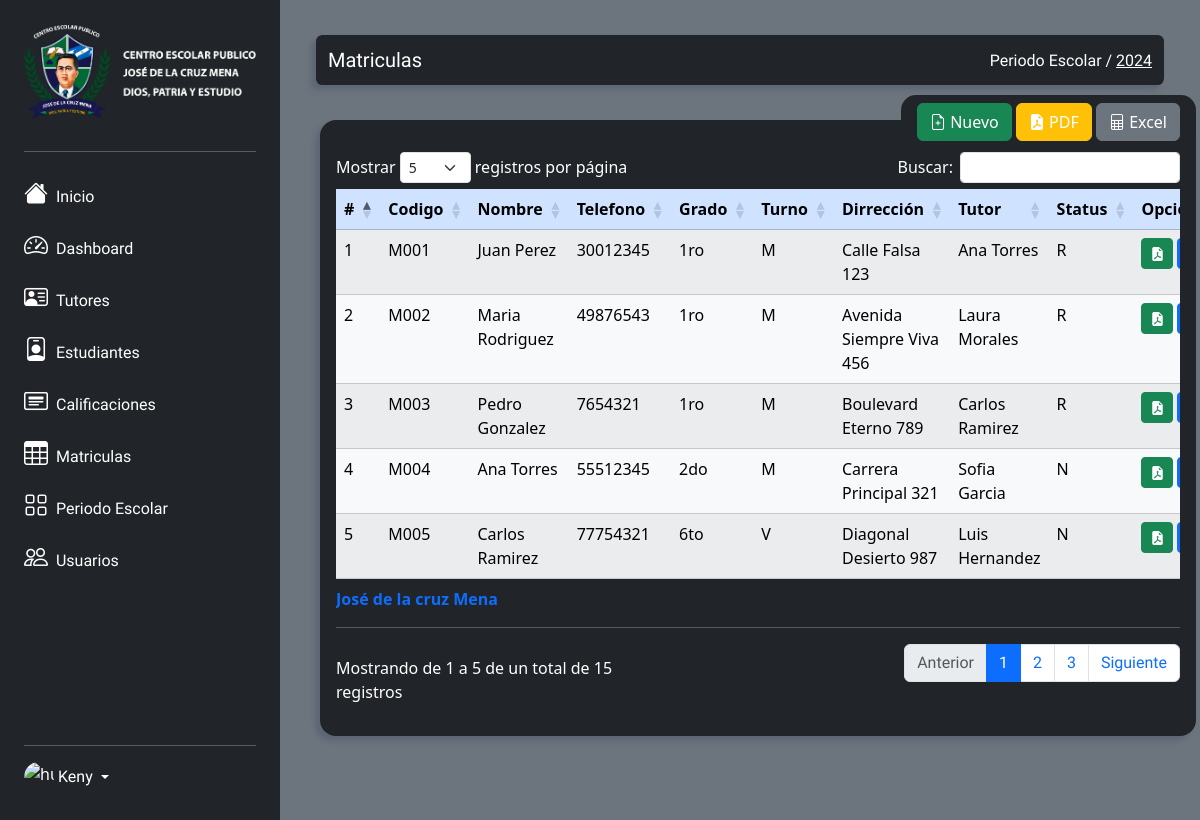
The app's page /views/registration.view.php (signed in) with its own data.
### tables this page shows
CREATE TABLE Matriculas (
    ID_Matricula INT PRIMARY KEY AUTO_INCREMENT,
    Cod_Matricula VARCHAR(5) NOT NULL,
    FK_Estudiante INT NOT NULL,
    FK_Grado INT NOT NULL,
    FK_Seccion INT NOT NULL,
    FK_Turno INT NOT NULL,
    FK_Estado INT NOT NULL,
    FK_Anio_Lectivo INT NOT NULL,
    Fecha_Matricula DATE NOT NULL,
    constraint pk_estudiantes_id foreign key (FK_Estudiante) references Estudiantes(ID_Estudiante) on update cascade on delete cascade,
    constraint pk_Estados_id foreign key (FK_Estado) references Estados(ID_Estado) on update cascade on delete cascade,
    constraint pk_Anios_Lectivos_id foreign key (FK_Anio_Lectivo) references Anio_Lectivo(ID_Anio_Lectivo) on update cascade on delete cascade,
    constraint pk_Turnos_id foreign key (FK_Turno) references Turnos(ID_Turno) on update cascade on delete cascade,
    constraint pk_Grados_id foreign key (FK_Grado) references Grados(ID_Grado) on update cascade on delete cascade,
    constraint pk_Secciones_id foreign key (FK_Seccion) references Secciones(ID_Seccion) on update cascade on delete cascade
);

CREATE TABLE Estudiantes (
    ID_Estudiante INT PRIMARY KEY AUTO_INCREMENT,
    Pri_Nombre VARCHAR(20) NOT NULL,
    Seg_Nombre VARCHAR(20),
    Pri_Apellido VARCHAR(20) NOT NULL,
    Seg_Apellido VARCHAR(20),
    Fecha_Nacimiento DATE NOT NULL,
    Cedula VARCHAR(25) UNIQUE,
    FK_Genero INT NOT NULL,
    Telefono INT(8) NOT NULL,
    Direccion VARCHAR(45) NOT NULL,
    Correo_Electronico VARCHAR(45) NOT NULL,
    FK_Tutor INT NOT NULL,
    FK_Parentesco INT NOT NULL,
    constraint pk_Tutor_id foreign key (FK_Tutor) references Tutores(ID_Tutor) on update cascade on delete cascade,
    constraint pk_Genero_id foreign key (FK_Genero) references Generos(ID_Genero) on update cascade on delete cascade,
    constraint pk_Parentesco_id foreign key (FK_Parentesco) references Parentescos(ID_Parentesco) on update cascade on delete cascade
);

CREATE TABLE Grados (
	ID_Grado INT PRIMARY KEY AUTO_INCREMENT,
    Grado ENUM('1ro', '2do', '3ro', '4to', '5to', '6to', '7mo', '8vo', '9no', '10mo', '11vo') NOT NULL
);

CREATE TABLE Tutores (
    ID_Tutor INT PRIMARY KEY AUTO_INCREMENT,
    Pri_Nombre VARCHAR(20) NOT NULL,
    Seg_Nombre VARCHAR(20),
    Pri_Apellido VARCHAR(20) NOT NULL,
    Seg_Apellido VARCHAR(20),
    Cedula VARCHAR(25) NOT NULL UNIQUE,
    Telefono INT(8) NOT NULL,
    Direccion VARCHAR(45) NOT NULL,
    Correo_Electronico VARCHAR(255) NOT NULL
);

### models/matricula.model.php (called while the page is built, shortened)
<?php
require_once '../models/conexion.model.php';
class Matricula
{
    private $objetoConexion;
    public function __construct()
    {
        $this->objetoConexion = new Conexion();
    }
    public function read()
    {
        try {
            $consulta = "CALL sp_read_matricula();";
            return $this->objetoConexion->consultar($consulta);
        } catch (Exception $e) {
            echo "Error en la cansulta: " . $e->getMessage();
            return false;
        }
    }
}

### models/conexion.model.php (called while the page is built, shortened)
<?php
class Conexion{
    private $server;
    private $user;
    private $pwd;
    private $bd;
    function __construct(){
        $this->server = 'localhost';
        $this->user = 'root';
        $this->bd = 'gestion_escolar_jdlcm';
        $this->pwd = '';
    }
    public function conectar(){
        $this->mysqli = new mysqli($this->server,$this->user,$this->pwd,$this->bd);
        if($this->mysqli->connect_errno){
            echo "No se pudo conectar con la base de datos: ".$this->mysqli->connect_error;
            return 0;
        }else{
            return $this->mysqli;
        }
    }
    public function consultar($query){
        $result = mysqli_query($this->conectar(), $query);
        return $result;
    }
}

### template/tables/table.registration.php (shortened to what this page needs)
<div class="bg-dark rounded-4 Contenedor-List col">
    <div class="botones">
        <button type="button" class="btn btn-success" data-bs-toggle="modal" data-bs-target="#modal_nueva_matricula">
            <i class="bi bi-file-earmark-plus"></i>
            Nuevo
        </button>
        <button type="button" class="btn btn-warning" style="color: white" data-bs-toggle="modal" data-bs-target="#modal_report_matricula">
            <i class="bi bi-file-earmark-pdf-fill"></i>
            PDF
        </button>
        <button type="button" class="btn btn-secondary" style="color: white" onclick="window.location.href='/report/reports.matriculas.excel.php'">
        <i class="bi bi-file-spreadsheet"></i>
            Excel
        </button>
    </div>
    <div class="table-responsive">
        <table id="datatable" class="table table-striped table-responsive table-light table-hover">
            <caption>
                José de la cruz Mena
                <hr class="mt-3 mb-0 mx-0">
            </caption>
            <thead class="m-4 table-primary">
                <tr>
                    <th class="centered">#</th>
                    <th class="centered">Codigo</th>
                    <th class="centered">Nombre</th>
                    <th class="centered">Telefono</th>
                    <th class="centered">Grado</th>
                    <th class="centered">Turno</th>
                    <th class="centered">Dirrección</th>
                    <th class="centered">Tutor</th>
                    <th class="centered">Status</th>
                    <th class="centered">Opciones</th>
                </tr>
            </thead>
            <tbody>
                <?php
                $objMatricula = new Matricula();
                $allMatricula = $objMatricula->read();
                $numRows = mysqli_num_rows($allMatricula);
                for ($i = 0; $i < $numRows; $i++) {
                    $matricula = mysqli_fetch_assoc($allMatricula);
                ?>
                    <tr>
                        <td><?= $matricula["ID_Matricula"] ?></td>
                        <td><?= $matricula["Cod_Matricula"] ?></td>
                        <td><?= $matricula["Pri_Nombre"] . ' ' . $matricula["Pri_Apellido"] ?></td>
                        <td><?= $matricula["Telefono"] ?></td>
                        <td><?= $matricula["Grado"] ?></td>
                        <td><?= $matricula["Turno"] == "Matutino"  ? "M" : "V" ?></td>
                        <td><?= $matricula["Direccion"] ?></td>
                        <td><?= $matricula["Tutor_Pri_Nombre"] . ' ' . $matricula["Tutor_Pri_Apellido"] ?></td>
                        <td><?= $matricula["Estado"] == "Reingreso"  ? "R" : "N" ?></td>
                        <td>
                            <div class="d-flex justify-content-between">
                                <button class="btn btn-sm btn-success pdf-button me-1" style="color: white" onclick="window.location.href='/report/report.matricula.pdf.php?matricula=<?= $matricula['ID_Matricula'] ?>'"><i class="bi bi-file-earmark-pdf-fill"></i></button>
                                <button class="btn btn-sm btn-primary edit-button me-1" data-bs-toggle="modal" data-bs-target="#modal_edit_matricula<?= $matricula['ID_Matricula'] ?>"><i class="fa-solid fa-pencil"></i></button>
                            </div>
                        </td>
                    </tr>
                <?php } ?>
            </tbody>
        </table>
    </div>
</div>

### css/style.matricula.css (style rules this page uses)
caption { color: #0D6EFD !important; font-weight: bold; }
.Contenedor-List { box-shadow: -5px 5px 5px rgba(73, 80, 104, 0.4) !important; width: 73vw !important; margin: 0 3% 0 0; position: absolute; top: 120px; left: 320px; padding: 2rem 1rem; border-radius: 25px; }
hr { color: white; width: 100%; }

### css/style.botones.css (style rules this page uses)
.botones { position: absolute; top: -25px; right: 0px; padding: 0.5rem 1rem; background-color: #212529; border-radius: 15px; }

### records on screen
matriculas: ID_Matricula "1", Cod_Matricula "M001", FK_Estudiante.Pri_Nombre "Juan", FK_Estudiante.Pri_Apellido "Perez", FK_Estudiante.Telefono "30012345", FK_Grado.Grado "1ro", FK_Estudiante.Direccion "Calle Falsa 123", tutores.Pri_Nombre "Ana", tutores.Pri_Apellido "Torres", shows "R"
matriculas: ID_Matricula "2", Cod_Matricula "M002", FK_Estudiante.Pri_Nombre "Maria", FK_Estudiante.Pri_Apellido "Rodriguez", FK_Estudiante.Telefono "49876543", FK_Grado.Grado "1ro", FK_Estudiante.Direccion "Avenida Siempre Viva 456", tutores.Pri_Nombre "Laura", tutores.Pri_Apellido "Morales"
matriculas: ID_Matricula "3", Cod_Matricula "M003", FK_Estudiante.Pri_Nombre "Pedro", FK_Estudiante.Pri_Apellido "Gonzalez", FK_Estudiante.Telefono "7654321", FK_Grado.Grado "1ro", FK_Estudiante.Direccion "Boulevard Eterno 789", tutores.Pri_Nombre "Carlos", tutores.Pri_Apellido "Ramirez"
matriculas: ID_Matricula "4", Cod_Matricula "M004", FK_Estudiante.Pri_Nombre "Ana", FK_Estudiante.Pri_Apellido "Torres", FK_Estudiante.Telefono "55512345", FK_Grado.Grado "2do", FK_Estudiante.Direccion "Carrera Principal 321", tutores.Pri_Nombre "Sofia", tutores.Pri_Apellido "Garcia"
matriculas: ID_Matricula "5", Cod_Matricula "M005", FK_Estudiante.Pri_Nombre "Carlos", FK_Estudiante.Pri_Apellido "Ramirez", FK_Estudiante.Telefono "77754321", FK_Grado.Grado "6to", shows "V", FK_Estudiante.Direccion "Diagonal Desierto 987", tutores.Pri_Nombre "Luis", tutores.Pri_Apellido "Hernandez"

### other values on screen
$_SESSION['usuarioautenticado']['Usuario'] "Keny"
$_SESSION['title_form_section'] "Matriculas"
$_SESSION['school_period']['Anio'] "2024"
